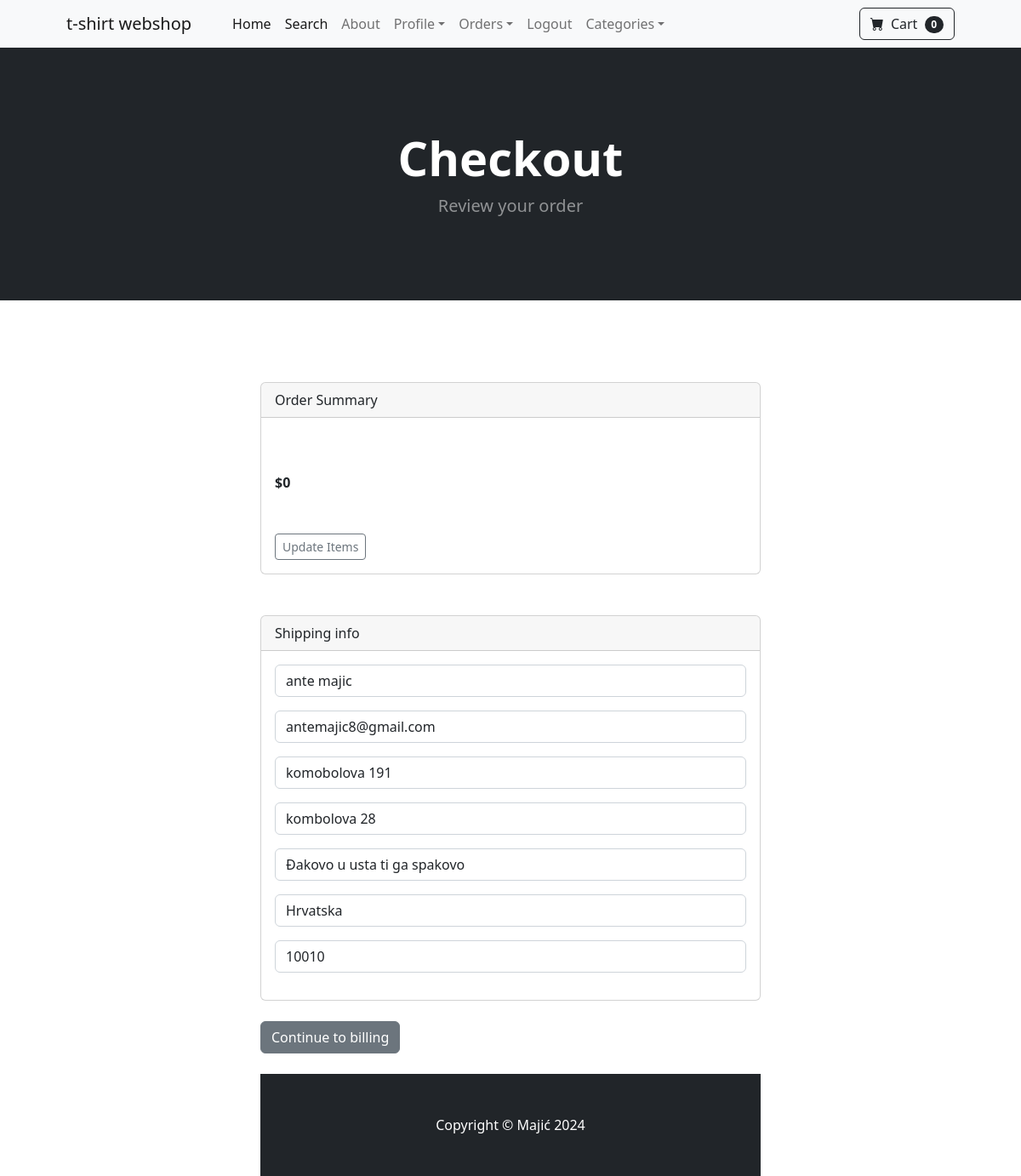
/payment/checkout/ (signed in), run on the app's committed database.
### payment/models.py (models this page shows, shortened)
class ShippingAddress(models.Model):
    user = models.ForeignKey(User,on_delete=models.CASCADE,null=True,blank=True)
    shipping_full_name = models.CharField(max_length=255)
    shipping_email =  models.CharField(max_length=255)
    shipping_address1 =  models.CharField(max_length=255)
    shipping_address2 =  models.CharField(max_length=255,null = True,blank=True)
    shipping_city =  models.CharField(max_length=255)
    shipping_zipcode =  models.CharField(max_length=255,null=True,blank=True)
    shipping_country =  models.CharField(max_length=255)
    class Meta:
        verbose_name_plural = "Shipping Address"

### payment/views.py (the view)
# urls.py: path('checkout/',views.checkout,name='checkout'),
def checkout(request):
    cart=Cart(request)
    cart_products = cart.get_prods
    quantities=cart.get_quants
    totals=cart.cart_total()
    if request.user.is_authenticated:
        shipping_user = ShippingAddress.objects.filter(user__id=request.user.id).first()
        shipping_form = ShippingForm(request.POST or None,instance=shipping_user)
        return render(request,"payment/checkout.html",{'cart_products':cart_products,'quantities':quantities,'totals':totals,'shipping_form':shipping_form})
    else:
        shipping_form = ShippingForm(request.POST or None)
        return render(request,"payment/checkout.html",{'cart_products':cart_products,'quantities':quantities,'totals':totals,'shipping_form':shipping_form})

### cart/cart.py (called while the page is built, shortened)
    def cart_total(self):
        product_ids=self.cart.keys()
        products=Product.objects.filter(id__in=product_ids)
        quantities= self.cart
        total = 0
        return total

    def __len__(self):
        return len(self.cart)

    def get_prods(self):
        product_ids = self.cart.keys()
        products = Product.objects.filter(id__in=product_ids)
        return products

### cart/context_processors.py (called while the page is built)
def cart(request):
    return {'cart':Cart(request)}

### payment/templates/payment/checkout.html (shortened to what this page needs)
{% extends 'base.html' %}
{% block content %}
<header class="bg-dark py-5">
    <div class="container px-4 px-lg-5 my-5">
        <div class="text-center text-white">
            <h1 class="display-4 fw-bolder">Checkout</h1>
            <p class="lead fw-normal text-white-50 mb-0">Review your order</p>
        </div>
    </div>
</header>
<br /><br />
<div class="row justify-content-center">
    <div class="col-md-6">
        <div class="card">
            <div class="card-header">
                Order Summary
            </div>
            <div class="card-body">
                <br /><br />
                <strong>${{totals}}</strong>
                <br /><br /><br />
                <a href="{%url 'cart_summary'%}" class="btn btn-sm btn-outline-secondary">Update Items</a>
            </div>
        </div>
        <br /><br />
        <div class="card">
            <div class="card-header">
                Shipping info
            </div>
            <div class="card-body">
                <form method="POST" action="{%url 'billing_info'%}">
                    {{ shipping_form.as_p}}
            </div>
        </div>
        <br />
        <button type="submit" class="btn btn-secondary">Continue to billing</button>
        <br /><br />
        <div />
        <div />
        <div />
        {%endblock%}

### data on the page
ShippingAddress: shipping_full_name "ante majic", shipping_email "antemajic8@gmail.com", shipping_address1 "komobolova 191", shipping_address2 "kombolova 28", shipping_city "Đakovo u usta ti ga spakovo", shipping_country "Hrvatska", shipping_zipcode "10010"

### other printed values
{{ cart|length }} "0"
{{ totals }} "0"
